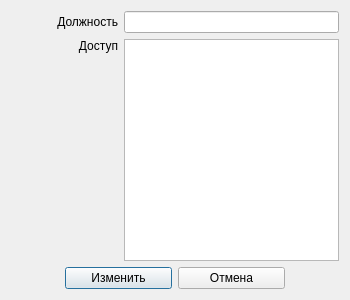
<?xml version="1.0" encoding="UTF-8"?>
<ui version="4.0">
 <class>EditPostDialog</class>
 <widget class="QDialog" name="EditPostDialog">
  <property name="geometry">
   <rect>
    <x>0</x>
    <y>0</y>
    <width>350</width>
    <height>300</height>
   </rect>
  </property>
  <property name="windowTitle">
   <string>Изменить должность</string>
  </property>
  <property name="windowIcon">
   <iconset resource="icons.qrc">
    <normaloff>:/icons/icons/edit2.ico</normaloff>:/icons/icons/edit2.ico</iconset>
  </property>
  <layout class="QGridLayout" name="gridLayout" columnstretch="1,2">
   <item row="0" column="0">
    <widget class="QLabel" name="postLabel">
     <property name="text">
      <string>Должность</string>
     </property>
     <property name="alignment">
      <set>Qt::AlignRight|Qt::AlignTrailing|Qt::AlignVCenter</set>
     </property>
    </widget>
   </item>
   <item row="0" column="1">
    <widget class="QLineEdit" name="postEdit">
     <property name="readOnly">
      <bool>false</bool>
     </property>
    </widget>
   </item>
   <item row="1" column="0">
    <widget class="QLabel" name="accessLabel">
     <property name="sizePolicy">
      <sizepolicy hsizetype="Preferred" vsizetype="Preferred">
       <horstretch>0</horstretch>
       <verstretch>0</verstretch>
      </sizepolicy>
     </property>
     <property name="text">
      <string>Доступ</string>
     </property>
     <property name="alignment">
      <set>Qt::AlignRight|Qt::AlignTop|Qt::AlignTrailing</set>
     </property>
    </widget>
   </item>
   <item row="1" column="1">
    <widget class="QListWidget" name="accessList">
     <property name="editTriggers">
      <set>QAbstractItemView::DoubleClicked</set>
     </property>
     <property name="selectionMode">
      <enum>QAbstractItemView::SingleSelection</enum>
     </property>
     <property name="selectionBehavior">
      <enum>QAbstractItemView::SelectItems</enum>
     </property>
    </widget>
   </item>
   <item row="2" column="0" colspan="2">
    <layout class="QHBoxLayout" name="horizontalLayout_3" stretch="1,2,2,1">
     <item>
      <spacer name="horizontalSpacer_5">
       <property name="orientation">
        <enum>Qt::Horizontal</enum>
       </property>
       <property name="sizeHint" stdset="0">
        <size>
         <width>40</width>
         <height>20</height>
        </size>
       </property>
      </spacer>
     </item>
     <item>
      <widget class="QPushButton" name="editButton">
       <property name="text">
        <string>Изменить</string>
       </property>
      </widget>
     </item>
     <item>
      <widget class="QPushButton" name="cancelButton">
       <property name="text">
        <string>Отмена</string>
       </property>
      </widget>
     </item>
     <item>
      <spacer name="horizontalSpacer_6">
       <property name="orientation">
        <enum>Qt::Horizontal</enum>
       </property>
       <property name="sizeHint" stdset="0">
        <size>
         <width>40</width>
         <height>20</height>
        </size>
       </property>
      </spacer>
     </item>
    </layout>
   </item>
  </layout>
 </widget>
 <resources>
  <include location="icons.qrc"/>
 </resources>
 <connections/>
</ui>
